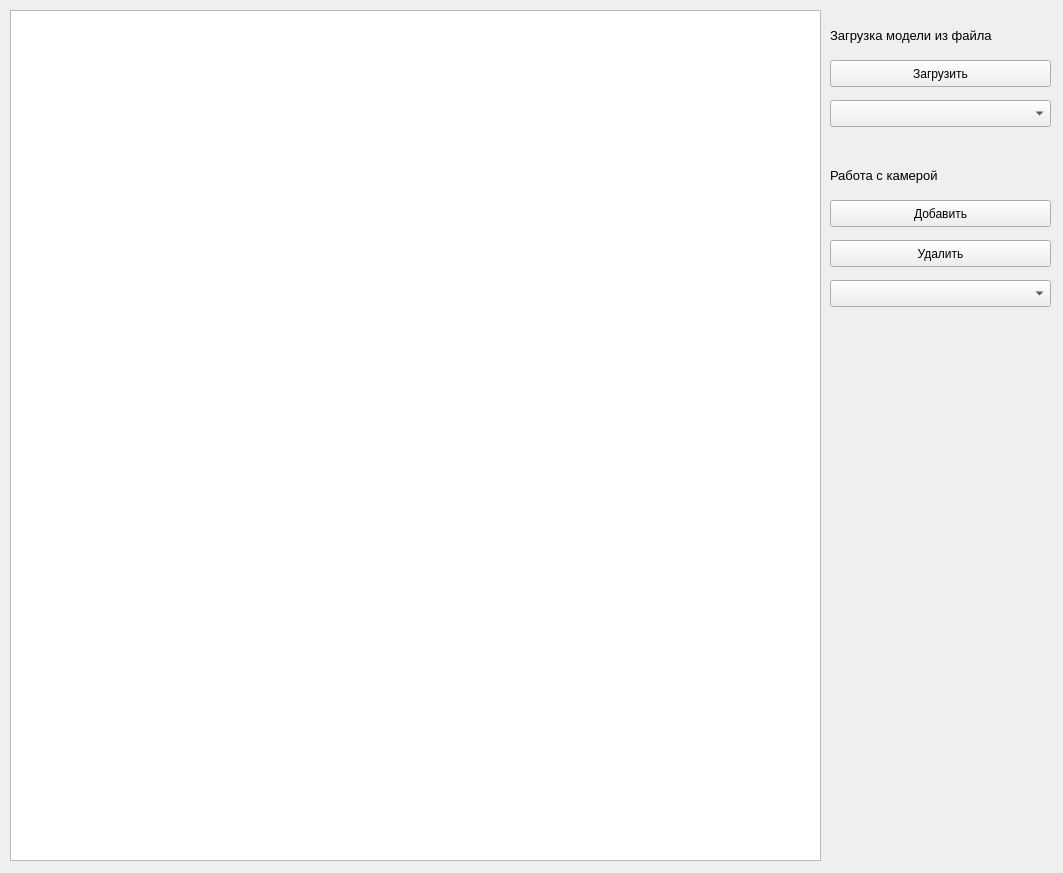
<?xml version="1.0" encoding="UTF-8"?>
<ui version="4.0">
 <class>Widget</class>
 <widget class="QWidget" name="Widget">
  <property name="geometry">
   <rect>
    <x>0</x>
    <y>0</y>
    <width>1063</width>
    <height>873</height>
   </rect>
  </property>
  <property name="windowTitle">
   <string>Widget</string>
  </property>
  <property name="styleSheet">
   <string notr="true"/>
  </property>
  <widget class="QGraphicsView" name="Canvas">
   <property name="geometry">
    <rect>
     <x>10</x>
     <y>10</y>
     <width>811</width>
     <height>851</height>
    </rect>
   </property>
   <property name="cursor" stdset="0">
    <cursorShape>CrossCursor</cursorShape>
   </property>
   <property name="toolTip">
    <string/>
   </property>
   <property name="statusTip">
    <string/>
   </property>
   <property name="verticalScrollBarPolicy">
    <enum>Qt::ScrollBarAlwaysOff</enum>
   </property>
  </widget>
  <widget class="QPushButton" name="AddButton">
   <property name="geometry">
    <rect>
     <x>830</x>
     <y>200</y>
     <width>221</width>
     <height>27</height>
    </rect>
   </property>
   <property name="text">
    <string>Добавить</string>
   </property>
  </widget>
  <widget class="QPushButton" name="DeleteButton">
   <property name="geometry">
    <rect>
     <x>830</x>
     <y>240</y>
     <width>221</width>
     <height>27</height>
    </rect>
   </property>
   <property name="text">
    <string>Удалить</string>
   </property>
  </widget>
  <widget class="QPushButton" name="LoadButton">
   <property name="geometry">
    <rect>
     <x>830</x>
     <y>60</y>
     <width>221</width>
     <height>27</height>
    </rect>
   </property>
   <property name="text">
    <string>Загрузить</string>
   </property>
  </widget>
  <widget class="QComboBox" name="CameraBox">
   <property name="geometry">
    <rect>
     <x>830</x>
     <y>280</y>
     <width>221</width>
     <height>27</height>
    </rect>
   </property>
  </widget>
  <widget class="QComboBox" name="ModelBox">
   <property name="geometry">
    <rect>
     <x>830</x>
     <y>100</y>
     <width>221</width>
     <height>27</height>
    </rect>
   </property>
  </widget>
  <widget class="QLabel" name="label">
   <property name="geometry">
    <rect>
     <x>830</x>
     <y>20</y>
     <width>221</width>
     <height>31</height>
    </rect>
   </property>
   <property name="font">
    <font>
     <pointsize>10</pointsize>
     <weight>50</weight>
     <bold>false</bold>
    </font>
   </property>
   <property name="text">
    <string>Загрузка модели из файла</string>
   </property>
  </widget>
  <widget class="QLabel" name="label_2">
   <property name="geometry">
    <rect>
     <x>830</x>
     <y>160</y>
     <width>221</width>
     <height>31</height>
    </rect>
   </property>
   <property name="font">
    <font>
     <pointsize>10</pointsize>
     <weight>50</weight>
     <bold>false</bold>
    </font>
   </property>
   <property name="text">
    <string>Работа с камерой</string>
   </property>
  </widget>
 </widget>
 <layoutdefault spacing="6" margin="11"/>
 <resources/>
 <connections/>
</ui>
